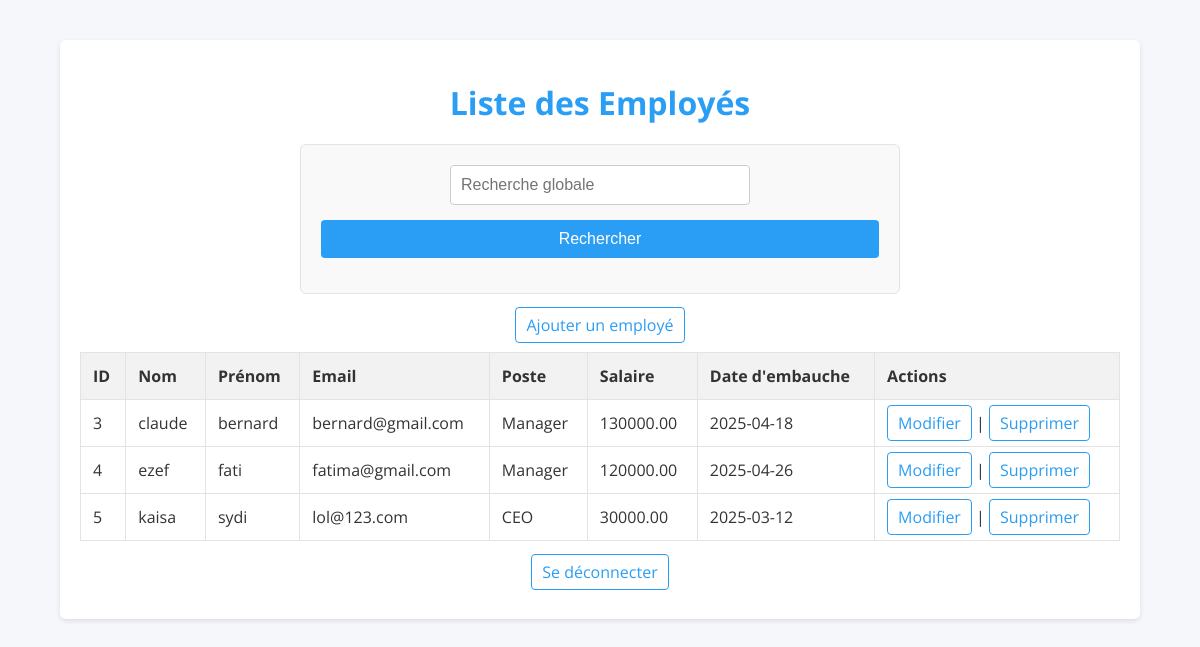
/gestion_employes.php (signed in), run on the app's committed database.
### tables this page shows
CREATE TABLE IF NOT EXISTS `employees` (
  `id` int NOT NULL AUTO_INCREMENT,
  `nom` varchar(50) NOT NULL,
  `prenom` varchar(50) NOT NULL,
  `email` varchar(100) NOT NULL,
  `poste` varchar(100) NOT NULL,
  `salaire` decimal(10,2) NOT NULL,
  `date_embauche` date NOT NULL,
  `created_at` timestamp NULL DEFAULT CURRENT_TIMESTAMP,
  `updated_at` timestamp NULL DEFAULT CURRENT_TIMESTAMP ON UPDATE CURRENT_TIMESTAMP,
  PRIMARY KEY (`id`),
  UNIQUE KEY `email` (`email`)
);

### gestion_employes.php (the view, shortened to what this page needs)
<?php
require_once 'config.php';
$action = $_GET['action'] ?? 'list';
$css = <<<CSS
<style>
    @import url('https://fonts.googleapis.com/css2?family=Open+Sans:wght@400;600&display=swap');
    * {
        box-sizing: border-box;
    }
    body {
        margin: 0;
        padding: 0;
        font-family: 'Open Sans', sans-serif;
        background-color: #f5f7fa;
        color: #333;
    }
    .container {
        width: 90%;
        max-width: 1200px;
        margin: 40px auto;
        background: #fff;
        padding: 20px;
        border-radius: 6px;
        box-shadow: 0 2px 5px rgba(0,0,0,0.1);
    }
    h1 {
        text-align: center;
        margin-bottom: 20px;
        color: #2a9df4;
    }
    table {
        width: 100%;
        border-collapse: collapse;
        margin-bottom: 20px;
    }
    table, th, td {
        border: 1px solid #e3e3e3;
    }
    th, td {
        padding: 12px;
        text-align: left;
    }
    th {
        background-color: #f2f2f2;
    }
    a {
        color: #2a9df4;
        text-decoration: none;
        padding: 6px 10px;
        border: 1px solid #2a9df4;
        border-radius: 4px;
        transition: background-color 0.3s, color 0.3s;
    }
    a:hover {
        background-color: #2a9df4;
        color: #fff;
    }
    form {
        max-width: 600px;
        margin: 20px auto;
        padding: 20px;
        border: 1px solid #e3e3e3;
        border-radius: 6px;
        background-color: #f9f9f9;
    }
    input, button, select, textarea {
        width: 100%;
        padding: 10px;
        margin-bottom: 15px;
        border: 1px solid #ccc;
        border-radius: 4px;
        font-size: 1em;
    }
    button {
        background-color: #2a9df4;
        color: #fff;
        cursor: pointer;
        border: none;
        transition: background-color 0.3s;
    }
    button:hover {
        background-color: #2380c3;
    }
    .error {
        color: #d9534f;
    }
    .search-form {
        text-align: center;
        margin-bottom: 20px;
    }
    .search-form input[type="text"] {
        max-width: 300px;
        display: inline-block;
    }
    .search-form button {
        display: inline-block;
    }
</style>
CSS;
if ($action === 'add') {
    $error = '';
    if ($_SERVER['REQUEST_METHOD'] === 'POST') {
        $nom           = trim($_POST['nom'] ?? '');
        $prenom        = trim($_POST['prenom'] ?? '');
        $email         = trim($_POST['email'] ?? '');
        $poste         = trim($_POST['poste'] ?? '');
        $salaire       = trim($_POST['salaire'] ?? '');
        $date_embauche = trim($_POST['date_embauche'] ?? '');
        if ($nom && $prenom && $email && $poste && $salaire && $date_embauche) {
            $stmt = $pdo->prepare("INSERT INTO employees (nom, prenom, email, poste, salaire, date_embauche) VALUES (:nom, :prenom, :email, :poste, :salaire, :date_embauche)");
            if ($stmt->execute([
                'nom'           => $nom,
                'prenom'        => $prenom,
                'email'         => $email,
                'poste'         => $poste,
                'salaire'       => $salaire,
                'date_embauche' => $date_embauche
            ])) {
                header('Location: gestion_employes.php');
                exit;
            } else {
                $error = "Erreur lors de l'ajout de l'employé.";
            }
        } else {
            $error = "Tous les champs sont obligatoires.";
        }
    }
    ?>
    <!DOCTYPE html>
    <html lang="fr">
    <head>
        <meta charset="UTF-8">
        <title>Ajouter un Employé</title>
        <?php echo $css; ?>
    </head>
    <body>
        <div class="container">
            <h1>Ajouter un Employé</h1>
            <?php if ($error): ?>
                <p class="error"><?php echo htmlspecialchars($error); ?></p>
            <?php endif; ?>
            <form method="post" action="gestion_employes.php?action=add">
                <label>Nom :</label>
                <input type="text" name="nom" required>
                <label>Prénom :</label>
                <input type="text" name="prenom" required>
                <label>Email :</label>
                <input type="email" name="email" required>
                <label>Poste :</label>
                <input type="text" name="poste" required>
                <label>Salaire :</label>
                <input type="number" name="salaire" required step="0.01">
                <label>Date d'embauche :</label>
                <input type="date" name="date_embauche" required>
                <button type="submit">Ajouter</button>
            </form>
            <p style="text-align: center;"><a href="gestion_employes.php">Retour à la liste</a></p>
        </div>
    </body>
    </html>
    <?php
    exit;
} else {
    $searchTerm = trim($_GET['search'] ?? '');
    if ($searchTerm !== '') {
        $stmt = $pdo->prepare("SELECT * FROM employees WHERE nom LIKE :search OR prenom LIKE :search OR email LIKE :search OR poste LIKE :search");
        $stmt->execute(['search' => "%$searchTerm%"]);
        $employees = $stmt->fetchAll(PDO::FETCH_ASSOC);
    } else {
        $stmt = $pdo->query("SELECT * FROM employees");
        $employees = $stmt->fetchAll(PDO::FETCH_ASSOC);
    }
    ?>
    <!DOCTYPE html>
    <html lang="fr">
    <head>
    </head>
    <body>
        <div class="container">
            <h1>Liste des Employés</h1>
            <div class="search-form">
                <form method="get" action="gestion_employes.php">
                    <input type="text" name="search" placeholder="Recherche globale" value="<?php echo htmlspecialchars($searchTerm); ?>">
                    <button type="submit">Rechercher</button>
                </form>
            </div>
            <p style="text-align: center;"><a href="gestion_employes.php?action=add">Ajouter un employé</a></p>
            <table>
                <thead>
                    <tr>
                        <th>ID</th>
                        <th>Nom</th>
                        <th>Prénom</th>
                        <th>Email</th>
                        <th>Poste</th>
                        <th>Salaire</th>
                        <th>Date d'embauche</th>
                        <th>Actions</th>
                    </tr>
                </thead>
                <tbody>
                    <?php if (!empty($employees)): ?>
                        <?php foreach ($employees as $employee): ?>
                            <tr>
                                <td><?php echo htmlspecialchars($employee['id']); ?></td>
                                <td><?php echo htmlspecialchars($employee['nom']); ?></td>
                                <td><?php echo htmlspecialchars($employee['prenom']); ?></td>
                                <td><?php echo htmlspecialchars($employee['email']); ?></td>
                                <td><?php echo htmlspecialchars($employee['poste']); ?></td>
                                <td><?php echo htmlspecialchars($employee['salaire']); ?></td>
                                <td><?php echo htmlspecialchars($employee['date_embauche']); ?></td>
                                <td>
                                    <a href="gestion_employes.php?action=edit&id=<?php echo $employee['id']; ?>">Modifier</a> |
                                    <a href="gestion_employes.php?action=delete&id=<?php echo $employee['id']; ?>" onclick="return confirm('Êtes-vous sûr de vouloir supprimer cet employé ?');">Supprimer</a>
                                </td>
                            </tr>
                        <?php endforeach; ?>
                    <?php else: ?>
                        <tr><td colspan="8" style="text-align: center;">Aucun employé trouvé.</td></tr>
                    <?php endif; ?>
                </tbody>
            </table>
            <p style="text-align: center;"><a href="logout.php">Se déconnecter</a></p>
        </div>
    </body>
    </html>
    <?php
}
?>

### gestion_employes.php (style rules this page uses)
* { box-sizing: border-box; }
body { margin: 0; padding: 0; font-family: 'Open Sans', sans-serif; background-color: #f5f7fa; color: #333; }
.container { width: 90%; max-width: 1200px; margin: 40px auto; background: #fff; padding: 20px; border-radius: 6px; box-shadow: 0 2px 5px rgba(0,0,0,0.1); }
h1 { text-align: center; margin-bottom: 20px; color: #2a9df4; }
table { width: 100%; border-collapse: collapse; margin-bottom: 20px; }
table, th, td { border: 1px solid #e3e3e3; }
th, td { padding: 12px; text-align: left; }
th { background-color: #f2f2f2; }
a { color: #2a9df4; text-decoration: none; padding: 6px 10px; border: 1px solid #2a9df4; border-radius: 4px; transition: background-color 0.3s, color 0.3s; }
form { max-width: 600px; margin: 20px auto; padding: 20px; border: 1px solid #e3e3e3; border-radius: 6px; background-color: #f9f9f9; }
input, button, select, textarea { width: 100%; padding: 10px; margin-bottom: 15px; border: 1px solid #ccc; border-radius: 4px; font-size: 1em; }
button { background-color: #2a9df4; color: #fff; cursor: pointer; border: none; transition: background-color 0.3s; }
.search-form { text-align: center; margin-bottom: 20px; }
.search-form input[type="text"] { max-width: 300px; display: inline-block; }
.search-form button { display: inline-block; }

### data on the page
employees: id "3", nom "claude", prenom "bernard", email "bernard@gmail.com", poste "Manager", salaire "130000.00", date_embauche "2025-04-18"
employees: id "4", nom "ezef", prenom "fati", email "fatima@gmail.com", poste "Manager", salaire "120000.00", date_embauche "2025-04-26"
employees: id "5", nom "kaisa", prenom "sydi", email "lol@123.com", poste "CEO", salaire "30000.00", date_embauche "2025-03-12"
